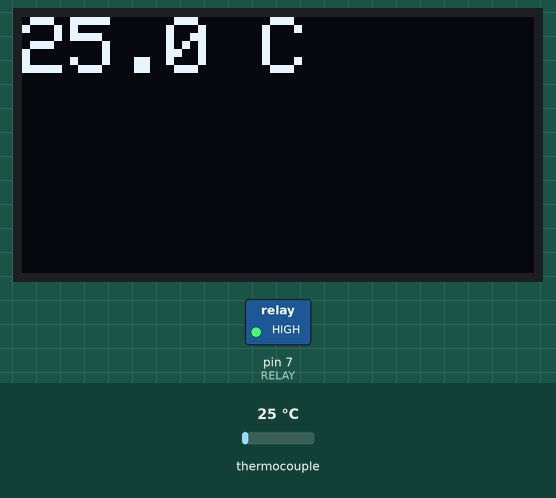
Simulated run of this sketch. Board: Arduino Nano, built with avr-gcc and run on an emulated ATmega328P. Parts: 128×64 one-colour display, switched loads named in the sketch (green lamp = pin HIGH). The test bench sets the inputs (shaded band); at power-on: thermocouple 25 °C. What the sketch prints to the serial monitor is not drawn.

Above: at 1.7 s.
1.8 s: thermocouple set to 247 °C
At 2.7 s:
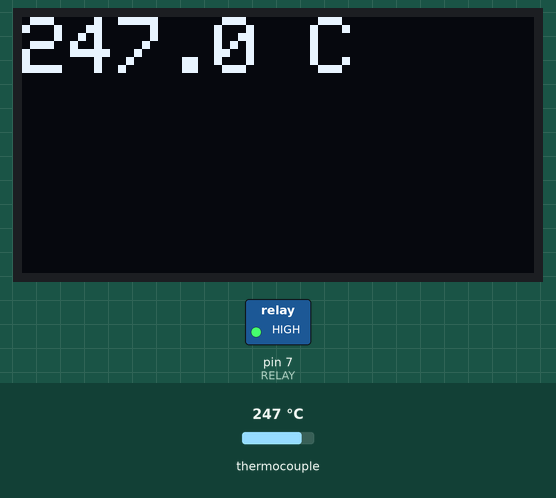
3.6 s: thermocouple set to 256 °C
At 4.6 s:
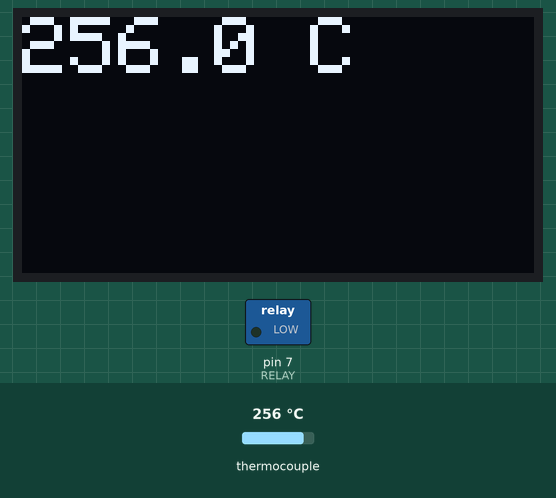
5.2 s: thermocouple set to 6 °C
At 6.5 s:
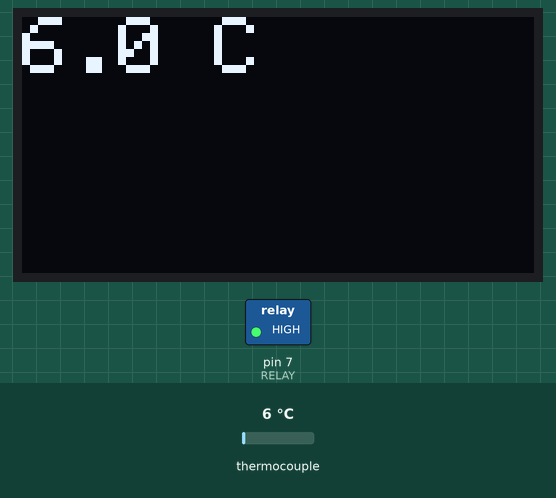
Timing chart, 0 to 8.2 s (numbered marks = the images above; inputs shaded):
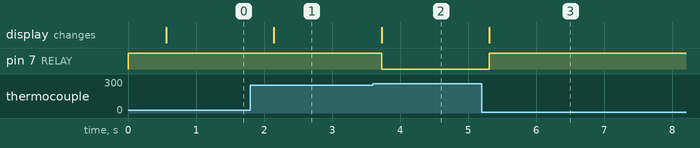

The sketch:

max6675_nano_oled_relay.ino
```cpp
// Arduino sketch that reads temperature from a MAX6675 K-type thermocouple, displays the reading on an SSD1306 OLED, prints to Serial, and switches a relay when the temperature exceeds a defined threshold.
//
// Full tutorial: https://shillehtek.com/blogs/news/arduino-nano-max6675-thermocouple-read-1024c
// Parts used: https://shillehtek.com/products/max6675-module-k-type-thermocouple-sensor-measures-up-to-1024-degrees
//             https://shillehtek.com/products/arduino-nano-v3-presoldered-ch340g-atmega328p
//             https://shillehtek.com/products/1-channel-5v-relay-module
// More examples: https://github.com/shillehbean/shillehtek-examples
//

#include <SPI.h>
#include <max6675.h>
#include <Adafruit_GFX.h>
#include <Adafruit_SSD1306.h>

const int SCK_PIN = 13, CS_PIN = 10, SO_PIN = 12;
const int RELAY = 7;
const float OVERTEMP_C = 250.0;

MAX6675 tc(SCK_PIN, CS_PIN, SO_PIN);
Adafruit_SSD1306 oled(128, 64, &Wire, -1);

void setup() {
  pinMode(RELAY, OUTPUT);
  digitalWrite(RELAY, HIGH);
  Serial.begin(9600);
  oled.begin(SSD1306_SWITCHCAPVCC, 0x3C);
  delay(500);
}
void loop() {
  float c = tc.readCelsius();
  oled.clearDisplay();
  oled.setCursor(0,0);
  oled.setTextSize(2); oled.setTextColor(WHITE);
  oled.print(c, 1); oled.print(" C");
  oled.display();
  Serial.println(c);
  digitalWrite(RELAY, c > OVERTEMP_C ? LOW : HIGH);
  delay(500);
}
```

Measured:
- the behaviour switches between 250 and 251 °C on thermocouple (found by bisection; images 1 and 2)
- after the input at 1.8 s, the display: changes after 0.34 s (image 1)
- after the input at 3.6 s, pin 7 (RELAY): HIGH → LOW after 0.13 s; the display: changes after 0.13 s (image 2)
- after the input at 5.2 s, pin 7 (RELAY): LOW → HIGH after 0.11 s; the display: changes after 0.11 s (image 3)
